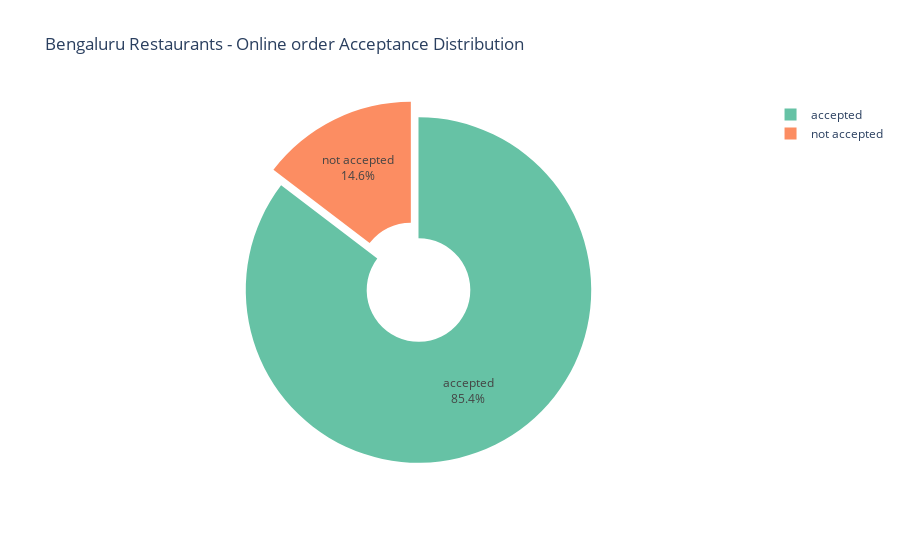

Write notebook code for a chart like this one.
### Markdown cell above
#### Restuarants accepting online order

### Code cell
fig = px.pie(
    names=['accepted', 'not accepted'],  # Labels for the categories
    values= x,  # Values for each category
    title="Bengaluru Restaurants - Online order Acceptance Distribution",  # Title of the plot
    color_discrete_sequence=px.colors.qualitative.Set2,  # Color palette
    hole=0.3  # Optional: Make it a donut chart
)

# Update layout to show percentage labels
fig.update_traces(
    textinfo='percent+label',  # Show percentage and category labels
    pull=[0, 0.1]  # Explode the 'not accepted' slice
)

# Display the chart
fig.show()

### Figure 1 — Plotly figure (JSON) as saved in the notebook; plotly's stock layout.template omitted (floating-point values rounded to 4 significant figures)
{"data": [{"domain": {"x": [0, 1], "y": [0, 1]}, "hole": 0.3, "hovertemplate": "label=%{label}<br>value=%{value}<extra></extra>", "labels": ["accepted", "not accepted"], "legendgroup": "", "name": "", "pull": [0, 0.1], "showlegend": true, "textinfo": "percent+label", "type": "pie", "values": [37509, 6433]}], "layout": {"legend": {"tracegroupgap": 0}, "piecolorway": ["rgb(102,194,165)", "rgb(252,141,98)", "rgb(141,160,203)", "rgb(231,138,195)", "rgb(166,216,84)", "rgb(255,217,47)", "rgb(229,196,148)", "rgb(179,179,179)"], "title": {"text": "Bengaluru Restaurants - Online order Acceptance Distribution"}}}
